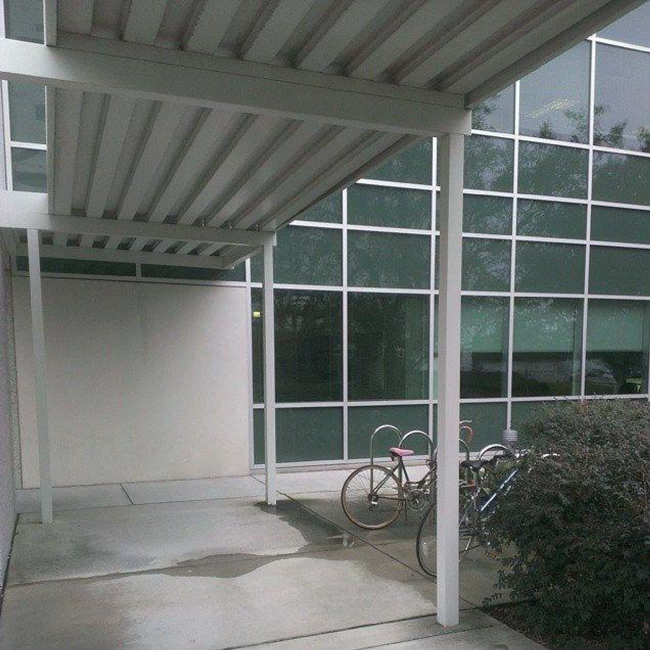
#> input picture game/images_pre/awning.jpeg, 1300 x 1300 px, found by its file name (shown at 1/2 size); its folder holds 4 pictures in this run
$ python resize.py
#> lines starting #> are read from the running program, lines starting #| are printed output that depends on the picture
from PIL import Image
import os

# Set the input and output directories
input_dir = "/Applications/hostiledesign/game/images_pre"
output_dir = "/Applications/hostiledesign/game/images"

# Set the desired output dimensions
output_size = (1920, 1080)

# Loop through all files in the input directory
for filename in os.listdir(input_dir):
    # Check if the file is a JPEG
    if filename.endswith(".jpg") or filename.endswith(".jpeg") or filename.endswith(".webp"):
        # [6 lines of commented-out code are left out]
        with Image.open(os.path.join(input_dir, filename)) as img:
            # Get the current size of the image
#> img is the input picture: PIL image 1300x1300 RGB; mean R, G, B 103.7, 108.1, 105.4
            width, height = img.size
#> width = 1300; height = 1300
            print("old", img.size)
#| old (1300, 1300)
            new_width, new_height = output_size
            # Calculate the aspect ratio
            aspect_ratio = width / height
#> aspect_ratio = 1

            # Calculate the new aspect ratio
            new_aspect_ratio = new_width / new_height

            if aspect_ratio > new_aspect_ratio:
                # The current aspect ratio is wider than the new one, so crop the sides
                new_height = int(new_width / aspect_ratio)
            # else:
            #     # The current aspect ratio is taller than the new one, so crop the top and bottom
            #     new_width = int(new_height * aspect_ratio)

            # Resize the image
            resized_img = img.resize((new_width, new_height))
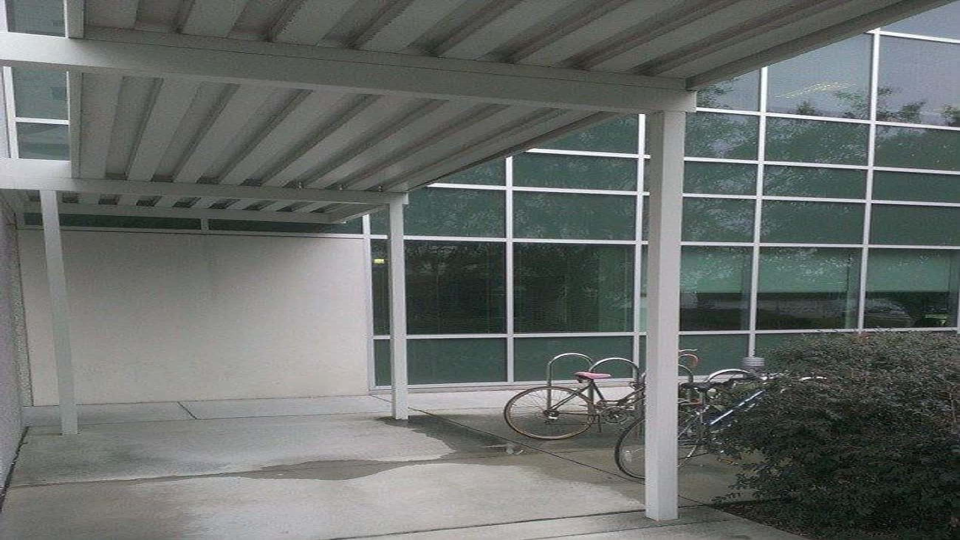
#> resized_img: PIL image 1920x1080 RGB (shown at 1/2 size); mean R, G, B 103.7, 108.1, 105.4

            # Save the resized image
            output_filename = os.path.splitext(filename)[0] + ".jpg"
            print("new", resized_img.size)
#| new (1920, 1080)
            resized_img.save(os.path.join(output_dir, output_filename), "JPEG")
#> pass 2 of the loop `for filename in os.listdir(input_dir):`:
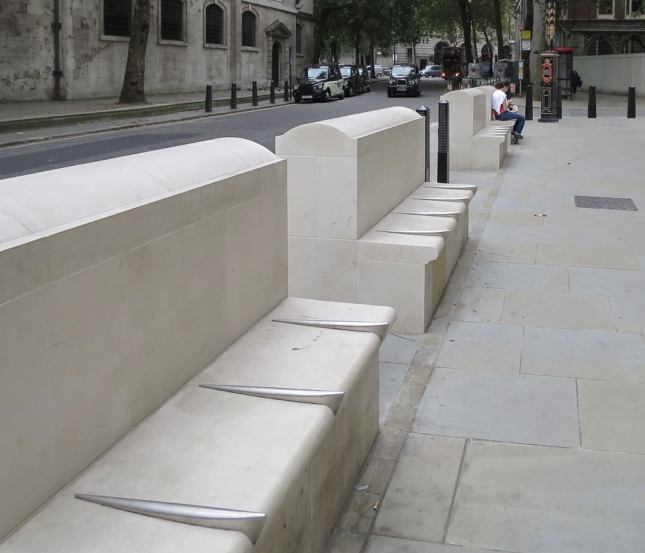
#> input picture game/images_pre/bench_1.jpeg, 1290 x 1106 px, found by its file name (shown at 1/2 size)
#> img is the input picture: PIL image 1290x1106 RGB; mean R, G, B 143.5, 142.4, 139.4
#| old (1290, 1106)
#> `resized_img = img.resize((new_width, new_height))`:
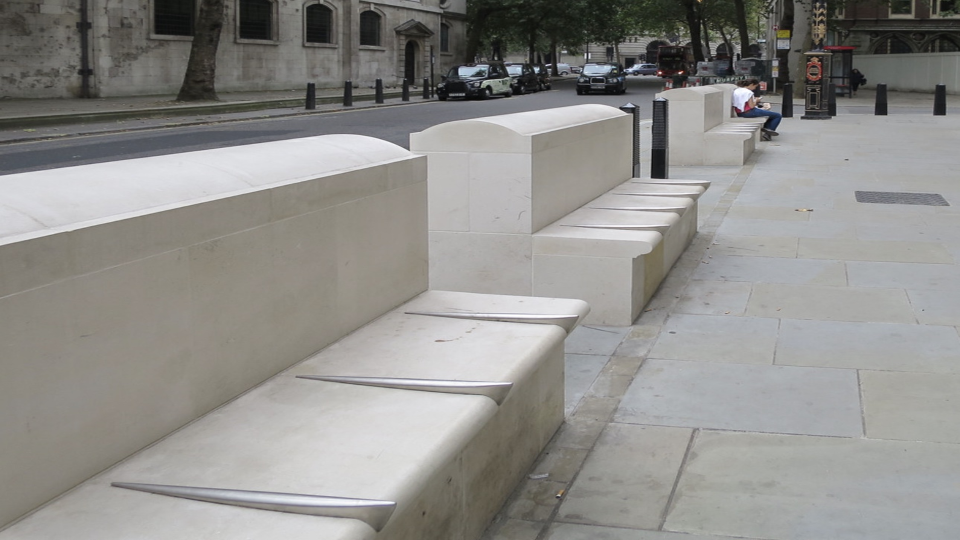
#> resized_img: PIL image 1920x1080 RGB (shown at 1/2 size); mean R, G, B 143.5, 142.4, 139.4
#| new (1920, 1080)
#> pass 3 of the loop `for filename in os.listdir(input_dir):`:
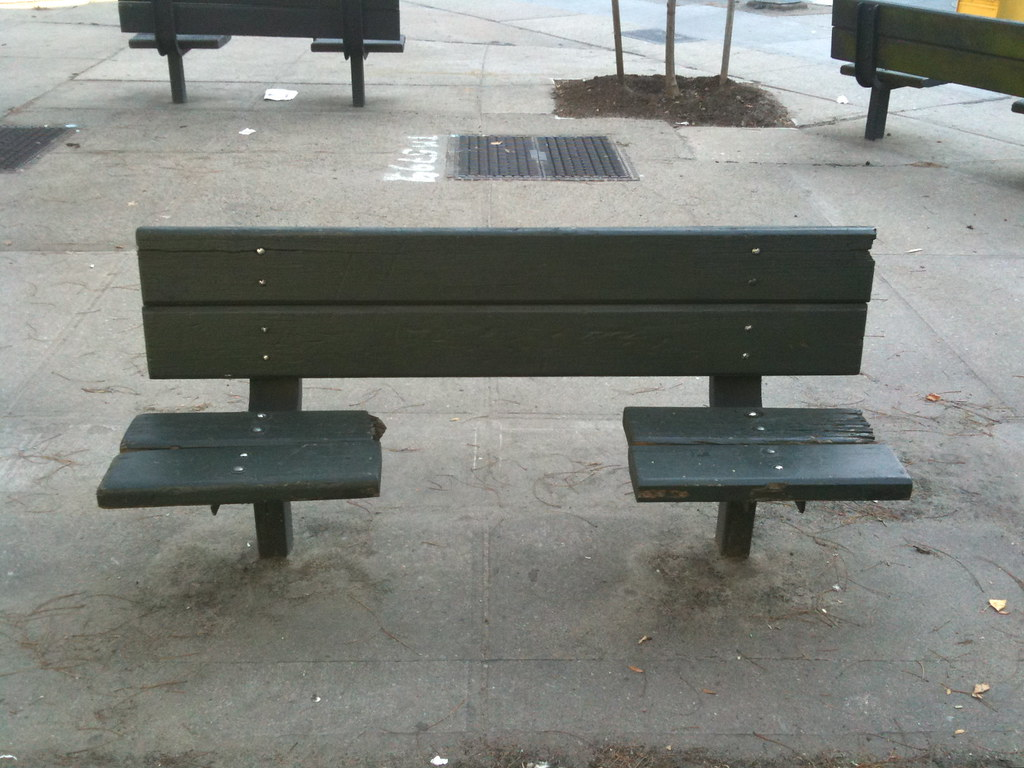
#> input picture game/images_pre/bench_2.jpeg, 1024 x 768 px, found by its file name
#> img is the input picture: PIL image 1024x768 RGB; mean R, G, B 128.1, 130.6, 125.4
#| old (1024, 768)
#> `resized_img = img.resize((new_width, new_height))`:
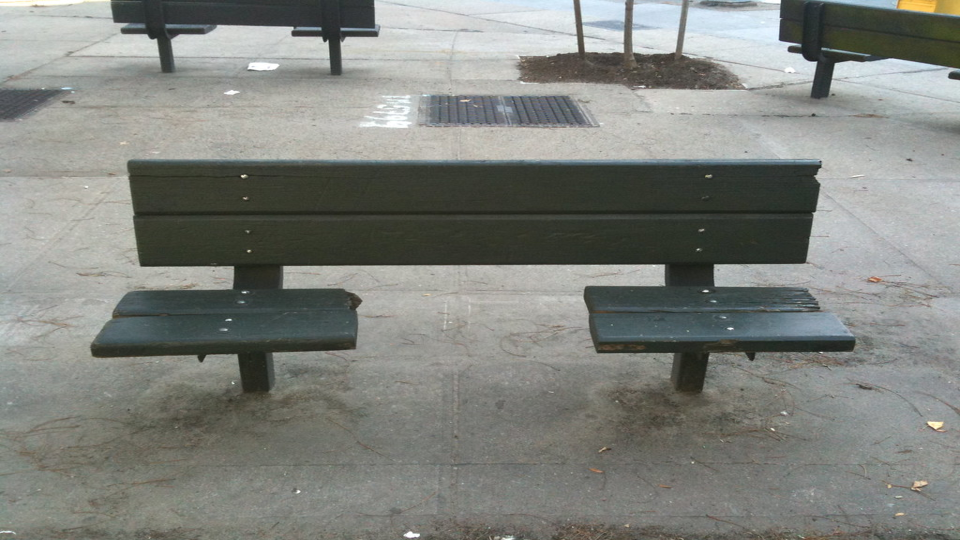
#> resized_img: PIL image 1920x1080 RGB (shown at 1/2 size); mean R, G, B 128.1, 130.6, 125.4
#| new (1920, 1080)
#> the loop made 4 passes; the first 3 are shown
